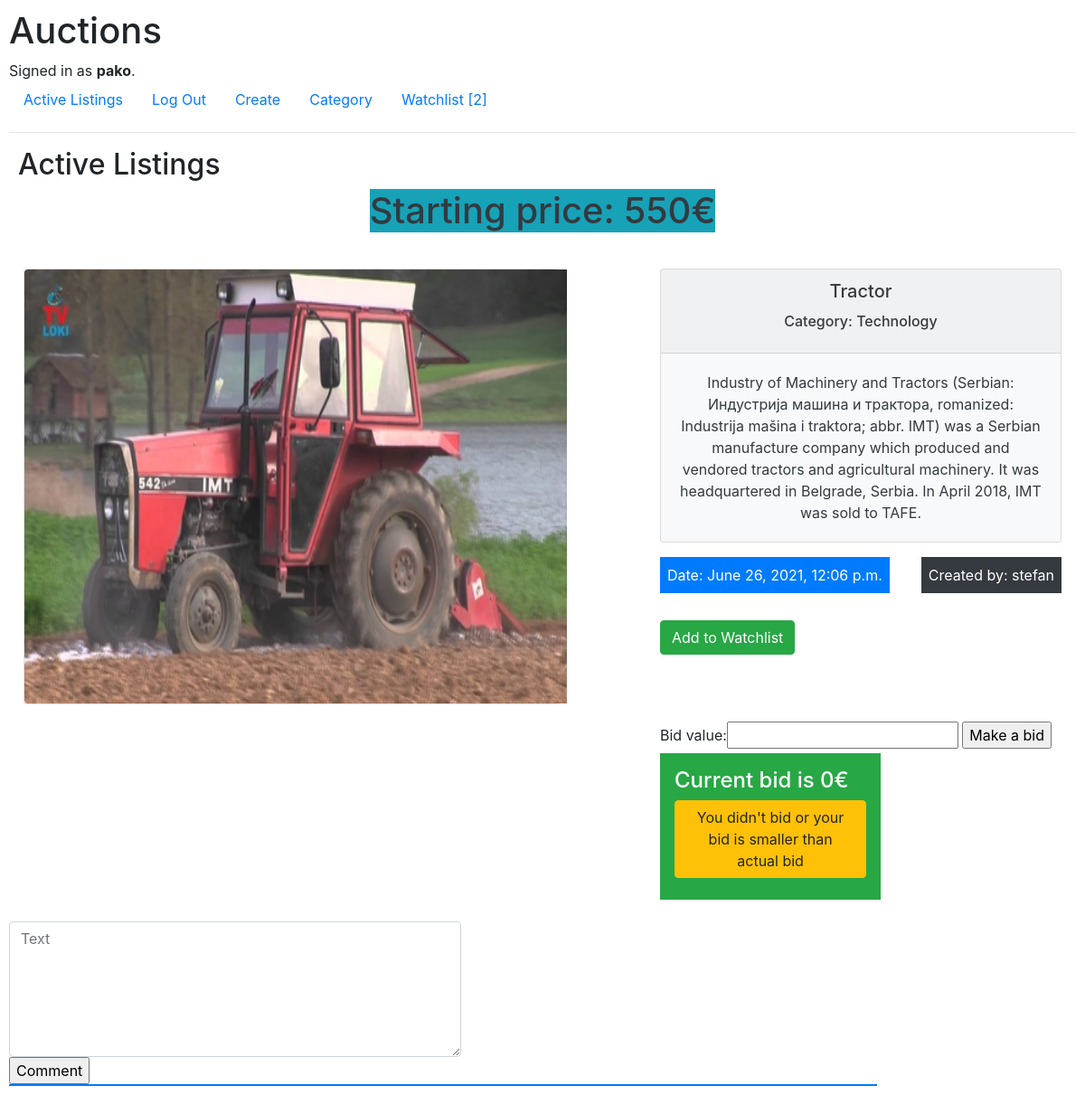
/detail/83/ (signed in), run on an earlier commit of the app's database.
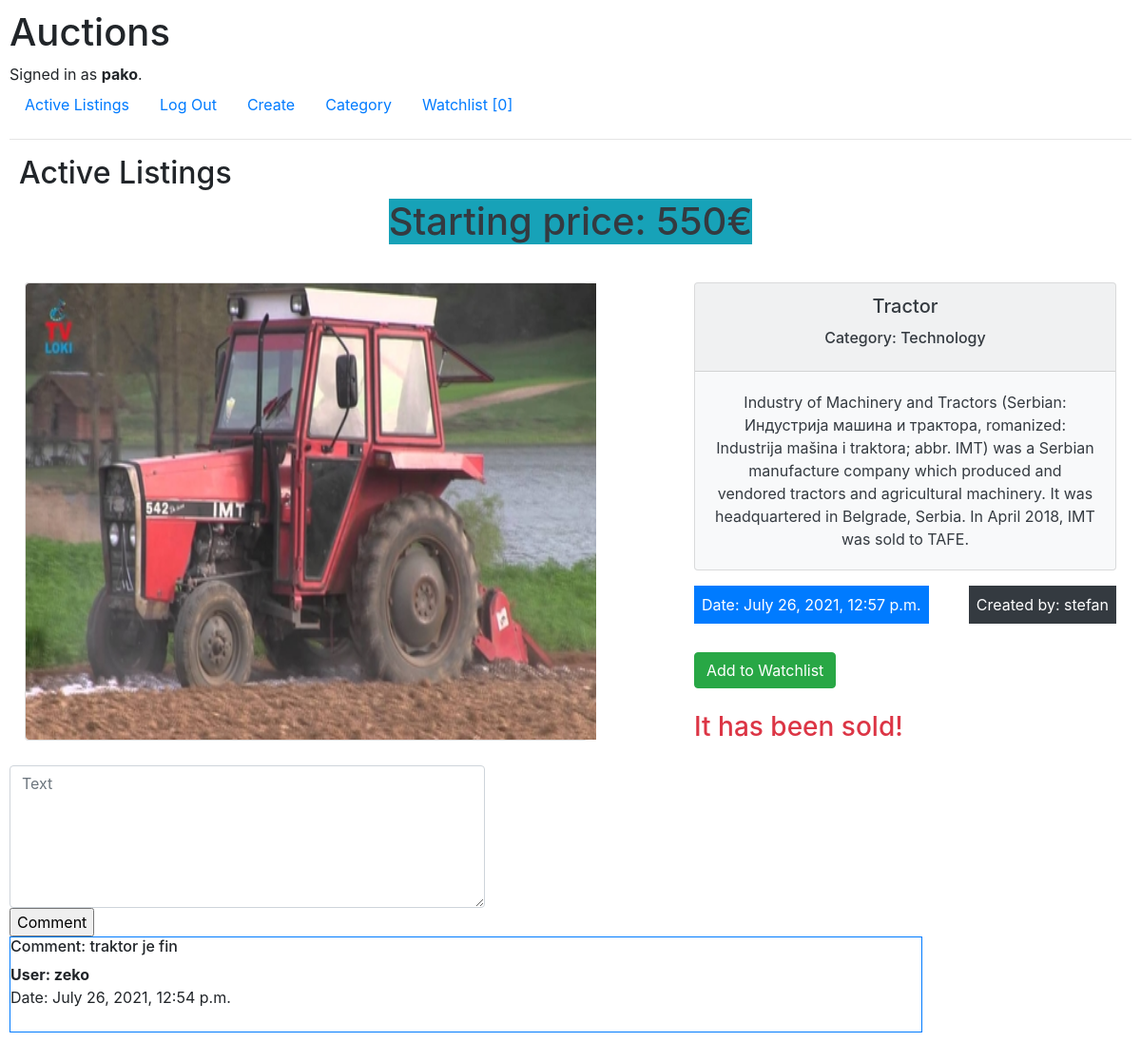
And on a later commit of the database.
### auctions/models.py (models this page shows, shortened)
class Auction(models.Model):
    seller = models.ForeignKey(User, on_delete=models.CASCADE, related_name='bidder')
    title = models.CharField(max_length=60)
    subtitle = models.CharField(max_length=1200)
    start_bit = models.IntegerField()
    image = ResizedImageField(size=[500, 500], quality=100, null=True, blank=True, upload_to="images/")
    data = models.DateTimeField(auto_now=True)
    select_category = models.ForeignKey(Category, on_delete=models.CASCADE, related_name='categories', default=None)
    status = models.CharField(max_length=7, choices=STATUS, default='active')

class Category(models.Model):
    name = models.CharField(max_length=60)
    def __str__(self):
        return f"{self.name}"

class User(AbstractUser):
    pass

class Comment(models.Model):
    commments = models.TextField()
    comment_user = models.ForeignKey(User, blank=True, null=True, on_delete=models.CASCADE, related_name='user_comment')
    commment_auctions = models.ForeignKey(Auction, blank=True, null=True, on_delete=models.CASCADE, related_name='auctions_comment')
    date = models.DateTimeField(auto_now=True)
    class Meta:
        ordering = ['-date']
    def __str__(self):
        return f"{self.commments}"

### auctions/views.py (the view)
# urls.py: path("detail/<int:item_id>/", views.auction_item, name='item'),
def auction_item(request, item_id):
    user_id = request.user
    item = Auction.objects.get(id=item_id)
    comments = Comment.objects.filter(commment_auctions=item)
    start_bid = Auction.objects.filter(id=item_id).first()
    form = MakeBid()
    comment_form = forms.CommentForm()
    actual_bid_price = Bid.objects.filter(buyer=user_id, id=item_id)
    watchlistt = Watchlist.objects.filter(user_id=user_id, auction_id=item)
    try:
        buyer = Bid.objects.filter(id=item_id).first().buyer
    except:
        buyer = None
    try:
        bid = Bid.objects.filter(id=item_id).first().bid_value
    except:
        bid = 0
    count = Watchlist.objects.filter(user_id=user_id).count()
    return render(request, 'auctions/item.html', {
        'item': item,
        'count': count,
        'form': form,
        'bid_number': bid,
        'start_bid': start_bid,
        'buyer': buyer,
        'comment_form': comment_form,
        'comments': comments,
        'watchlistt': watchlistt,
        'bid': bid,
        'actual_bid_price': actual_bid_price
    })

### auctions/forms.py
class MakeBid(forms.ModelForm):
    class Meta:
        model = models.Bid
        fields = ['bid_value']

class CommentForm(forms.ModelForm):
    class Meta:
        model = models.Comment
        fields = ['commments']
        labels = {
            'commments': '',
        }
        widgets = {
            'commments': forms.Textarea(attrs={'class': 'form-control', 'placeholder': 'Text', 'style': 'height: 150px;width:500px'}),
        }

### auctions/templates/auctions/item.html (shortened to what this page needs)
{% extends "auctions/layout.html" %}
{% load static %}
{% block body %}
<h2 style="margin-left: 10px;">Active Listings</h2>
<div style="display: flex; justify-content: center;">
    <h1>
        <div class="card-title text-dark bg-info mb-3"
         style="max-width: 50rem; text-align: left;">Starting price: {{ item.start_bit }}€
        </div>
    </h1>
</div>
<section style="display: flex;">
  <div style="flex: 1; padding: 1rem;">
    <article>
        <div class="card" style="width: 37rem;">
              {% if item.image %}
                <img src="{{ item.image.url }}" class="rounded" style="width: 40rem; height: 30rem; padding-right: 40px">
            {% else %}
                <img src="{% static 'auctions/images/default.png' %}" style="width: 40rem; height: 30rem">
            {% endif %}
        </div>
    </article>
  </div>
  <div style="flex: 1; padding: 1rem;">
    <article style="padding-left:80px">
        <div class="card text-dark bg-light mb-3" style="max-width: 30rem; text-align: center;">
          <div class="card-header">
            <h5 class="card-title">{{ item.title }}</h5>
              <h6 class="card-title">Category: {{ item.select_category }}</h6>
          </div>
          <div class="card-body">
            <p class="card-text">{{ item.subtitle }}</p>
          </div>
        </div>
        <div style="position: relative; max-width: 30rem">
            <div >
                <div style="float: left;" class="d-inline p-2 bg-primary text-white">Date: {{ item.data }}
                </div>
            </div>
            <div >
                <div style="float: right;" class="d-inline p-2 bg-dark text-white">Created by: {{ item.seller }}
                </div>
            </div>
        </div>
        {% if user.is_authenticated %}
        <div style="padding-top: 50px;">
            <div style="padding-top: 20px;">
                {% if watchlistt %}
                    <a href="{% url 'add_to_watchlist' item.id %}" type="button" class="btn btn-danger">Remove from Watchlist</a>
                {% else %}
                    <a href="{% url 'add_to_watchlist' item.id %}" type="button" class="btn btn-success">Add to Watchlist</a>
                {% endif %}
            </div>
        </div>
        <br>
        {% endif %}
{% if user.is_authenticated and item.seller.id != request.user.id and item.status == 'active' %}
    <div style="padding-top: 50px; ">
        <form action="{% url 'make_bid' item.id %}" method="POST">
            {{ form }}
            <input type="submit" value="Make a bid">
        </form>
    </div>
{% endif %}
        {% if item.status == 'active' %}
            <div class="p-3 mb-2 bg-success text-white" style="float: left; width: 55%;">
                <h4>Current bid is {{ bid_number }}€</h4>
                {% if item.seller.id != request.user.id %}
                    {% if actual_bid_price %}
                        <h5 class="btn btn-success">Your bid is actual</h5>
                    {% else %}
                        <h5 class="btn btn-warning">You didn't bid or your bid is smaller than actual bid</h5>
                    {% endif %}
                {% endif %}
            </div>
        {% elif buyer == request.user %}
            <h3 class="text-success">It has been sold to you!</h3>
        {% elif buyer != request.user %}
            <h3 class="text-danger">It has been sold!</h3>
        {% endif %}
    </article>
  </div>
</section>
{% if user.is_authenticated %}
        <form action="{% url 'add_comment' item.id  %}" method="POST">
            {{ comment_form }}
            <input type="submit" value="Comment">
        </form>
{% endif %}
<div class="border border-primary" style="max-width: 60rem; ">
    {% for comment in item.auctions_comment.all %}
        <div>
            <h6>Comment: {{ comment }} </h6>
            <strong><h7>User: {{ comment.comment_user }} </h7>{% if comment.comment_user.id == item.seller.id %} <h7 class="p-1 mb-1 bg-success text-white">owner</h7>{% endif %}</strong>
            <br>
            <h7>Date: {{ comment.date }} </h7>
        </div>
    <br>
    {% endfor %}
</div>
{% endblock %}

### auctions/templates/auctions/layout.html (shortened to what this page needs)
{% load static %}
<!DOCTYPE html>
<html lang="en">
    <head>
        <link rel="stylesheet" href="https://stackpath.bootstrapcdn.com/bootstrap/4.4.1/css/bootstrap.min.css">
        <link href="{% static 'auctions/styles.css' %}" rel="stylesheet">
    </head>
    <body>
        <h1>Auctions</h1>
        <div>
            {% if user.is_authenticated %}
                Signed in as <strong>{{ user.username }}</strong>.
            {% else %}
                Not signed in.
            {% endif %}
        </div>
        <ul class="nav">
            <li class="nav-item">
                <a class="nav-link" href="{% url 'index' %}">Active Listings</a>
            </li>
            {% if user.is_authenticated %}
                <li class="nav-item">
                    <a class="nav-link" href="{% url 'logout' %}">Log Out</a>
                </li>
                <li class="nav-item">
                    <a class="nav-link" href="{% url 'create' %}">Create</a>
                </li>
                <li class="nav-item">
                    <a class="nav-link" href="{% url 'categories' %}">Category</a>
                </li>
                <li class="nav-item">
                    <a class="nav-link" href="{% url 'watchlist' %}">Watchlist [{{ count }}]</a>
                </li>
            {% endif %}
        </ul>
        <hr>
        {% block body %}
        {% endblock %}
    </body>
</html>

What changed in the data, as far as the page shows it:
changed Auction "Tractor": data "June 26, 2021, 12:06 p.m." → "July 26, 2021, 12:57 p.m."; status "active" → "sold" (drawn)
added Comment: commments "traktor je fin", comment_user "zeko", date "July 26, 2021, 12:54 p.m."
Also different on the page:
{{ count }}: "2" → "0"
form field value: "Make a bid" → (not shown)
{{ bid_number }}: "0" → (not shown)
text no longer shown: "Bid value: Current bid is € You didn't bid or your bid is smaller than actual bid"
text now shown: "It has been sold!"
